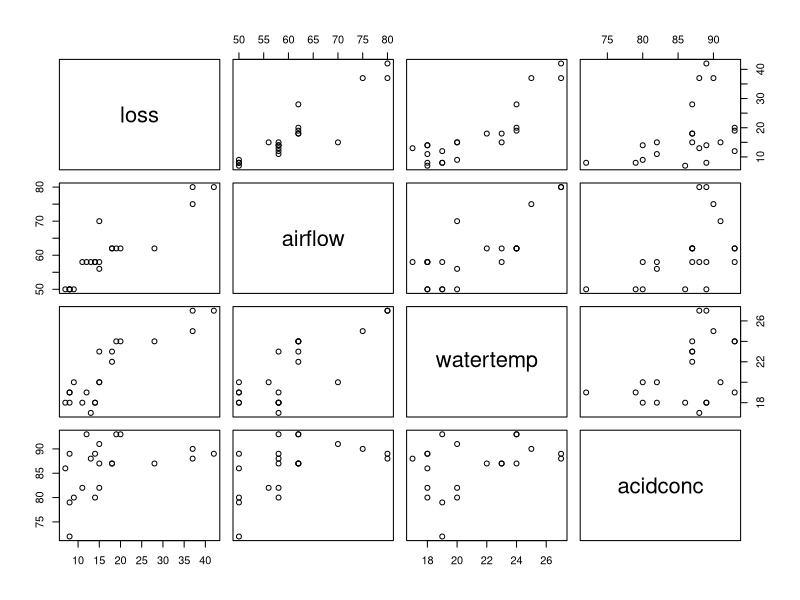
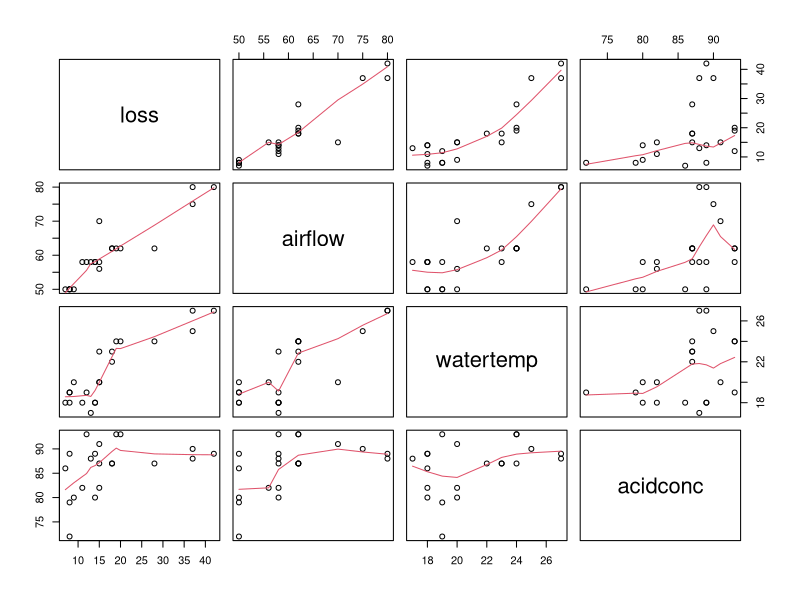
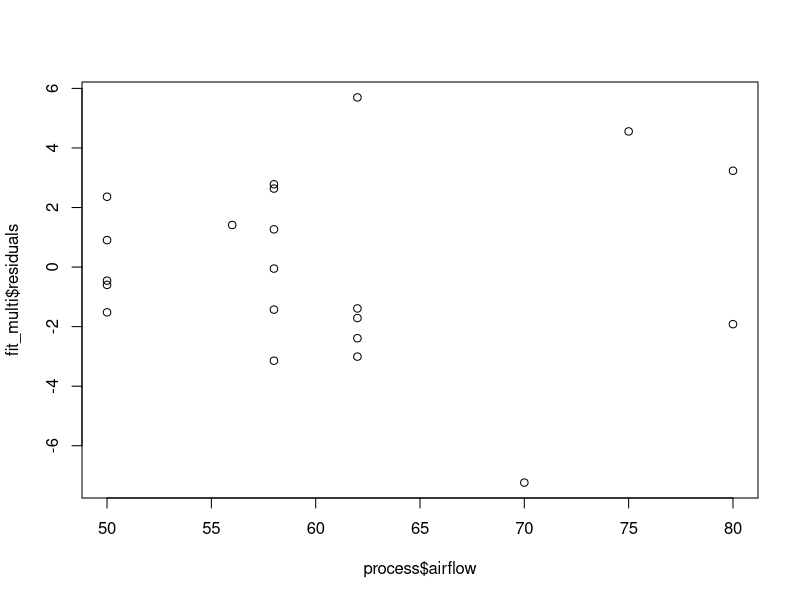
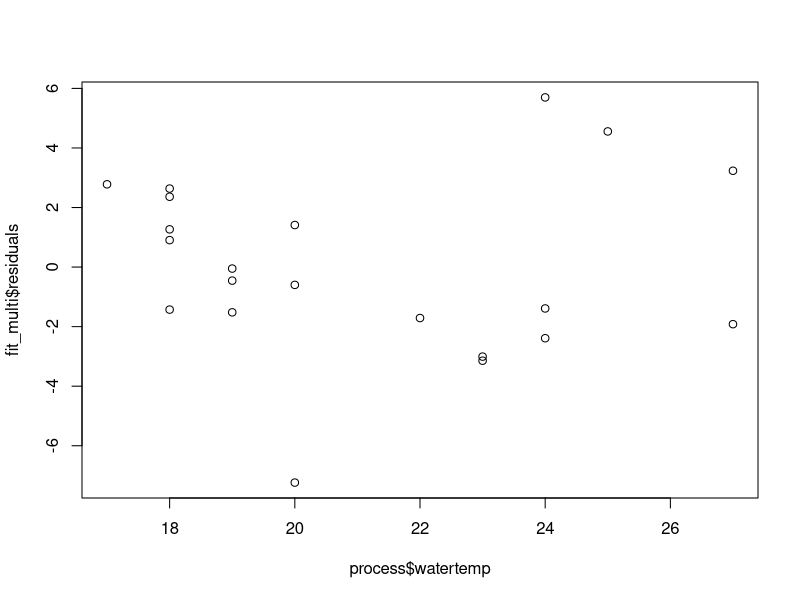
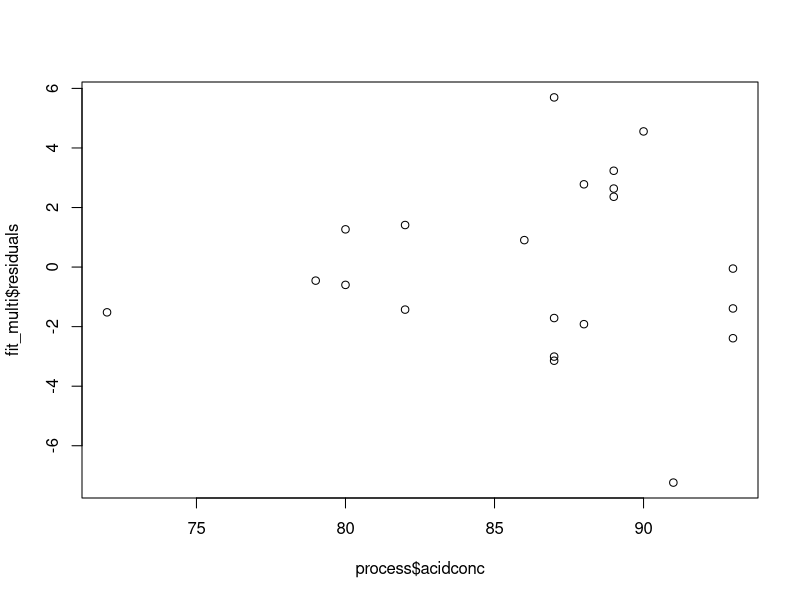

R code for these plots, in order:
## ---- chunk 1
## set working directory
require("knitr")
## ---- chunk 2
# Code here
process=read.table('process.txt', header = TRUE, sep = "")
## ---- chunk 3
# Code here
fit1=lm(loss~airflow, data = process)
fit2=lm(loss~watertemp, data = process)
fit3=lm(loss~acidconc, data = process)
## ---- chunk 4
# Code here
fit_multi=lm(loss~.,data = process)
summary(fit_multi)
## ---- chunk 5
#Code here
pairs(process)
pairs(process, panel=panel.smooth)
## ---- chunk 6
# Code here
plot(process$airflow, fit_multi$residuals)
plot(process$watertemp, fit_multi$residuals)
plot(process$acidconc, fit_multi$residuals)
